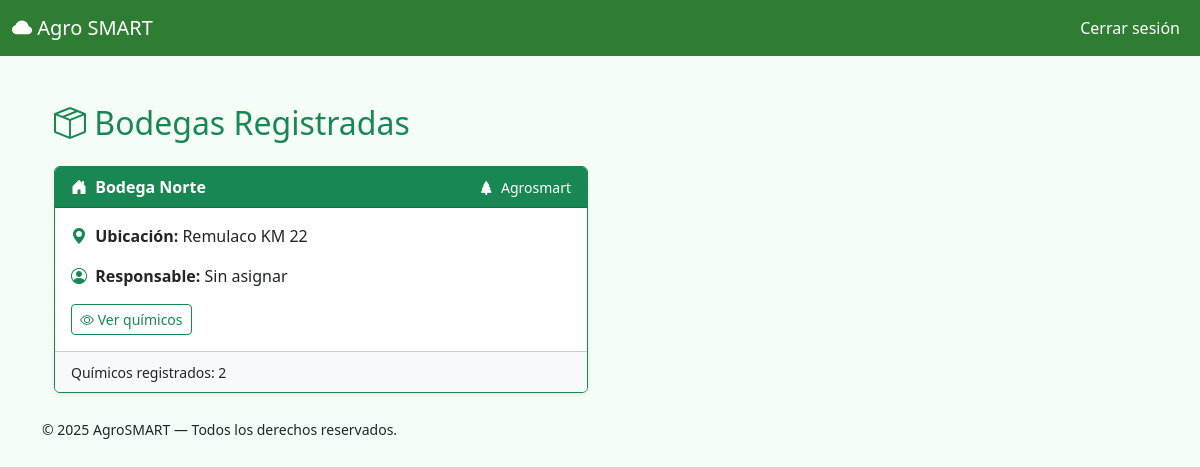
Screenshot of /bodegas (signed in) with the database file from the repository.
### app/models.py (models this page shows, shortened)
class Bodega(db.Model):
    __tablename__ = 'bodegas'
    id = db.Column(db.Integer, primary_key=True)
    nombre = db.Column(db.String(100), nullable=False)
    ubicacion = db.Column(db.String(200))
    huerto_id = db.Column(db.Integer, db.ForeignKey('huertos.id'), nullable=False)
    huerto = db.relationship('Huerto', back_populates='bodegas')
    quimicos = db.relationship('Quimico', backref='bodega', lazy=True)

class Huerto(db.Model):
    __tablename__ = 'huertos'
    id = db.Column(db.Integer, primary_key=True)
    nombre = db.Column(db.String(100), nullable=False)
    ubicacion = db.Column(db.String(200))
    superficie_ha = db.Column(db.Float)
    tipo_cultivo = db.Column(db.String(100))
    fecha_siembra = db.Column(db.Date)
    responsable_id = db.Column(db.Integer, db.ForeignKey('users.id'))  # técnico responsable
    bodegas = db.relationship('Bodega', back_populates='huerto', lazy=True)

### app/routes/admin.py (the view)
@admin_bp.route('/bodegas')
@login_required
@admin_required
def listar_bodegas():
    bodegas = Bodega.query.order_by(Bodega.nombre.asc()).all()
    return render_template("bodegas.html", bodegas=bodegas)

### app/routes/admin.py (called while the page is built)
def admin_required(f):
    @wraps(f)
    def decorated_function(*args, **kwargs):
        if current_user.role != 'admin':
            flash("Acceso no autorizado", "danger")
            return redirect(url_for('admin.admin_dashboard'))  # o cualquier otro endpoint válido
        return f(*args, **kwargs)
    return decorated_function

### app/templates/admin/bodegas.html (shortened to what this page needs)
{% extends "base.html" %}
{% block content %}
<div class="container py-4">
  <h2 class="text-success mb-4">
    <i class="bi bi-box-seam"></i> Bodegas Registradas
  </h2>
  {% if bodegas %}
  <div class="row row-cols-1 row-cols-md-2 g-4">
    {% for bodega in bodegas %}
    <div class="col">
      <div class="card border-success shadow-sm h-100">
        <div class="card-header bg-success text-white d-flex justify-content-between align-items-center">
          <strong><i class="bi bi-house-door-fill me-1"></i> {{ bodega.nombre }}</strong>
          <small><i class="bi bi-tree-fill me-1"></i> {{ bodega.huerto.nombre if bodega.huerto else "Sin huerto" }}</small>
        </div>
        <div class="card-body">
          <p><i class="bi bi-geo-alt-fill text-success me-1"></i> <strong>Ubicación:</strong> {{ bodega.ubicacion or "No especificada" }}</p>
          <p><i class="bi bi-person-circle text-success me-1"></i> <strong>Responsable:</strong> {{ bodega.responsable.name if bodega.responsable else 'Sin asignar' }}</p>
          <div class="d-flex flex-wrap gap-2 mt-3">
            <a href="{{ url_for('admin.ver_quimicos', bodega_id=bodega.id) }}" class="btn btn-outline-success btn-sm">
              <i class="bi bi-eye"></i> Ver químicos
            </a>
          </div>
        </div>
        {% if bodega.quimicos|length > 0 %}
        <div class="card-footer bg-light">
          <small> Químicos registrados: {{ bodega.quimicos|length }}</small>
        </div>
        {% endif %}
      </div>
    </div>
    {% endfor %}
  </div>
  {% else %}
  <div class="alert alert-info text-center mt-4">
    <i class="bi bi-info-circle-fill"></i> No hay bodegas registradas aún.
  </div>
  {% endif %}
</div>
{% endblock %}

### app/templates/base.html (style rules this page uses)
body { background-color: #f4fdf6; }

### rows the page displays
Bodega: nombre "Bodega Norte", huerto "Agrosmart", ubicacion "Remulaco KM 22", responsable "Sin asignar", quimicos|length "2"

### other values shown
{{ current_year or "2025" }} "2025"
